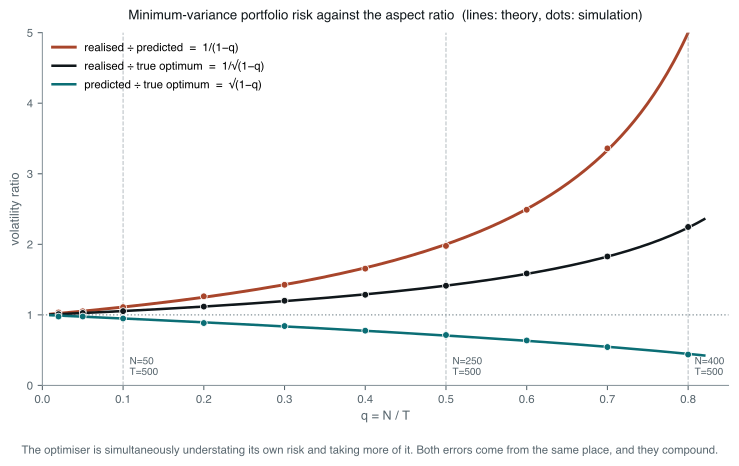

This figure's Python source:
# What the aspect ratio q = N/T does to a minimum-variance portfolio built on a
# sample covariance matrix. Theory curves are the large-(N,T) limits; the points
# are simulation. The headline is the top curve: realised volatility exceeds
# predicted volatility by a factor of 1/(1-q), with no misspecification at all.
#
# Run standalone:  uv run --no-project --with matplotlib,numpy python <path>

import os

os.environ.setdefault("SOURCE_DATE_EPOCH", "1735689600")

import matplotlib

matplotlib.use("Agg")
matplotlib.rcParams["svg.fonttype"] = "path"
matplotlib.rcParams["svg.hashsalt"] = "pc_risk_ratio"
matplotlib.rcParams["font.family"] = ["Helvetica", "Arial", "DejaVu Sans"]

from pathlib import Path

import matplotlib.pyplot as plt
import numpy as np

INK = "#10171B"
MUTED = "#58666E"
TEAL = "#0B6E75"
RUST = "#A8452B"
GREY = "#8A979D"

T = 500
TRIALS = 40


def true_cov(n: int, rng: np.random.Generator) -> np.ndarray:
    """One factor plus idiosyncratic risk — a realistic, well-conditioned truth."""
    beta = rng.uniform(0.6, 1.4, n)
    idio = rng.uniform(0.15, 0.35, n)
    return 0.16**2 * np.outer(beta, beta) + np.diag(idio**2)


def gmv(cov: np.ndarray) -> np.ndarray:
    one = np.ones(len(cov))
    w = np.linalg.solve(cov, one)
    return w / w.sum()


def simulate(n: int, rng: np.random.Generator) -> tuple[float, float, float]:
    cov = true_cov(n, rng)
    opt = 1.0 / (np.ones(n) @ np.linalg.solve(cov, np.ones(n)))
    pred, real = [], []
    for _ in range(TRIALS):
        sample = rng.multivariate_normal(np.zeros(n), cov, size=T)
        s = np.cov(sample, rowvar=False)
        w = gmv(s)
        pred.append(w @ s @ w)
        real.append(w @ cov @ w)
    return float(np.mean(pred)) / opt, float(np.mean(real)) / opt, opt


def main() -> None:
    rng = np.random.default_rng(20260907)

    grid = np.linspace(0.01, 0.82, 300)
    pred_theory = np.sqrt(1 - grid)
    real_theory = 1 / np.sqrt(1 - grid)
    ratio_theory = 1 / (1 - grid)

    ns = [10, 25, 50, 100, 150, 200, 250, 300, 350, 400]
    qs, pred_sim, real_sim = [], [], []
    for n in ns:
        p, r, _ = simulate(n, rng)
        qs.append(n / T)
        pred_sim.append(np.sqrt(p))
        real_sim.append(np.sqrt(r))

    qs = np.array(qs)
    pred_sim = np.array(pred_sim)
    real_sim = np.array(real_sim)

    fig, ax = plt.subplots(figsize=(7.8, 4.6))

    ax.axhline(1.0, color=GREY, lw=1.0, ls=":")

    ax.plot(grid, ratio_theory, color=RUST, lw=2.2, label="realised ÷ predicted  =  1/(1−q)")
    ax.plot(grid, real_theory, color=INK, lw=1.9, label="realised ÷ true optimum  =  1/√(1−q)")
    ax.plot(grid, pred_theory, color=TEAL, lw=1.9, label="predicted ÷ true optimum  =  √(1−q)")

    ax.scatter(qs, real_sim / pred_sim, s=26, color=RUST, zorder=5, edgecolor="white", linewidth=0.6)
    ax.scatter(qs, real_sim, s=26, color=INK, zorder=5, edgecolor="white", linewidth=0.6)
    ax.scatter(qs, pred_sim, s=26, color=TEAL, zorder=5, edgecolor="white", linewidth=0.6)

    for q_mark, label in ((0.1, "N=50\nT=500"), (0.5, "N=250\nT=500"), (0.8, "N=400\nT=500")):
        ax.axvline(q_mark, color=GREY, lw=0.8, ls="--", alpha=0.6)
        ax.text(q_mark + 0.008, 0.12, label, fontsize=7.5, color=MUTED, va="bottom")

    ax.set_xlabel("q = N / T", fontsize=9.5, color=MUTED)
    ax.set_ylabel("volatility ratio", fontsize=9.5, color=MUTED)
    ax.set_title(
        "Minimum-variance portfolio risk against the aspect ratio  (lines: theory, dots: simulation)",
        fontsize=10,
        color=INK,
        pad=10,
    )
    ax.set_xlim(0, 0.85)
    ax.set_ylim(0, 5.0)
    ax.tick_params(labelsize=8.5, colors=MUTED)
    for side in ("top", "right"):
        ax.spines[side].set_visible(False)
    for side in ("left", "bottom"):
        ax.spines[side].set_color(GREY)
    ax.legend(fontsize=8.5, frameon=False, loc="upper left")

    fig.text(
        0.5,
        -0.04,
        "The optimiser is simultaneously understating its own risk and taking more of it. "
        "Both errors come from the same place, and they compound.",
        ha="center",
        fontsize=8.5,
        color=MUTED,
    )

    fig.tight_layout()
    out = Path(__file__).with_suffix("")
    for ext in ("pdf", "svg"):
        fig.savefig(f"{out}.{ext}", transparent=True, bbox_inches="tight")

    print(f"{'q':>6} {'pred/opt':>10} {'real/opt':>10} {'real/pred':>10} {'theory':>8}")
    for q, p, r in zip(qs, pred_sim, real_sim):
        print(f"{q:6.2f} {p:10.3f} {r:10.3f} {r / p:10.3f} {1 / (1 - q):8.3f}")


main()
